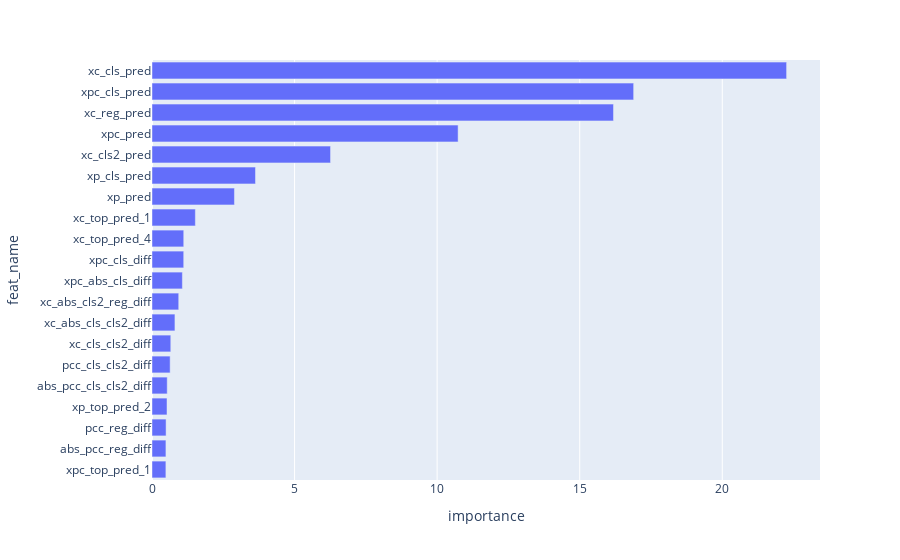

The notebook cell this image was saved under:
### Code cell
gezi.plot.feature_importance(cbt_model, topn=20)

### Figure 1 — Plotly figure (JSON) as saved in the notebook; plotly's stock layout.template omitted (floating-point values rounded to 4 significant figures)
{"data": [{"alignmentgroup": "True", "hovertemplate": "importance=%{x}<br>feat_name=%{y}<extra></extra>", "legendgroup": "", "marker": {"color": "#636efa", "pattern": {"shape": ""}}, "name": "", "offsetgroup": "", "orientation": "h", "showlegend": false, "textposition": "auto", "type": "bar", "x": [0.487, 0.4886, 0.4937, 0.5269, 0.5337, 0.6362, 0.6585, 0.8044, 0.9375, 1.065, 1.113, 1.113, 1.521, 2.891, 3.629, 6.262, 10.74, 16.18, 16.89, 22.26], "xaxis": "x", "y": ["xpc_top_pred_1", "abs_pcc_reg_diff", "pcc_reg_diff", "xp_top_pred_2", "abs_pcc_cls_cls2_diff", "pcc_cls_cls2_diff", "xc_cls_cls2_diff", "xc_abs_cls_cls2_diff", "xc_abs_cls2_reg_diff", "xpc_abs_cls_diff", "xpc_cls_diff", "xc_top_pred_4", "xc_top_pred_1", "xp_pred", "xp_cls_pred", "xc_cls2_pred", "xpc_pred", "xc_reg_pred", "xpc_cls_pred", "xc_cls_pred"], "yaxis": "y"}], "layout": {"barmode": "relative", "legend": {"tracegroupgap": 0}, "margin": {"t": 60}, "xaxis": {"anchor": "y", "domain": [0, 1], "title": {"text": "importance"}}, "yaxis": {"anchor": "x", "domain": [0, 1], "title": {"text": "feat_name"}}}}
